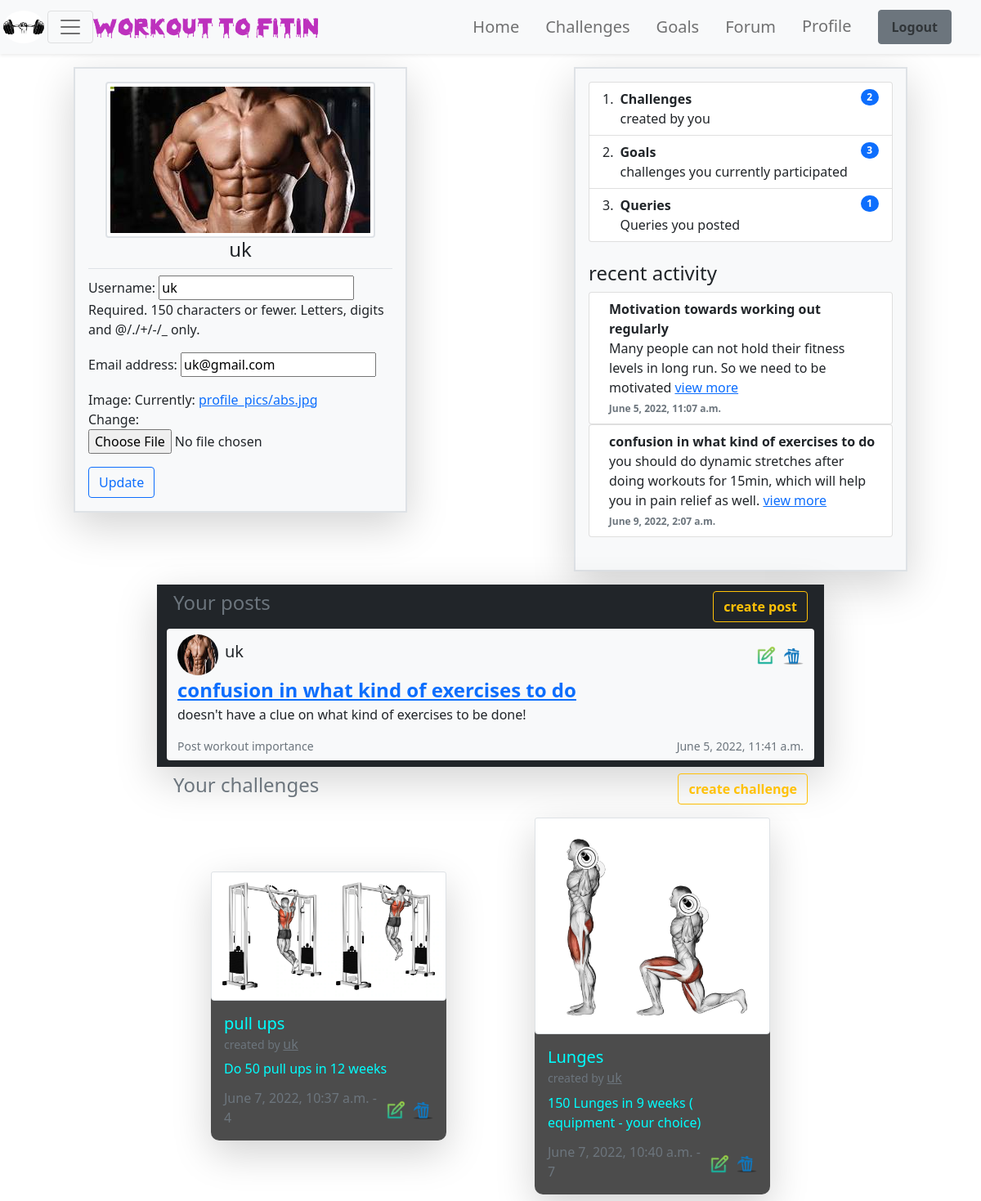
/profile/ (signed in), run on the app's committed database.
### users/models.py (models this page shows, shortened)
class Profile(models.Model) :
    user = models.OneToOneField(User,on_delete=models.CASCADE)
    image = models.ImageField(default='profile_pics/default.jpg',upload_to='profile_pics')

### myapp/models.py (models this page shows, shortened)
class Message(models.Model) :
    user = models.ForeignKey(User,on_delete=models.CASCADE)
    room = models.ForeignKey(Room,on_delete=models.CASCADE)
    body = models.TextField()
    updated = models.DateTimeField(auto_now=True) # it will updated every single time when it is saved
    created = models.DateTimeField(auto_now_add=True) # initial time stamp
    class Meta :
        ordering = ['updated','created']

class Room(models.Model) :
    host = models.ForeignKey(User,on_delete=models.SET_NULL,null=True)
    topic = models.ForeignKey(Topic,on_delete=models.SET_NULL,null=True)
    name = models.CharField(max_length=200)
    description = models.TextField(null=True,blank=True) # null is allowed , submitting blank form is allowed
    updated = models.DateTimeField(auto_now=True) # it will updated every single time when it is saved
    created = models.DateTimeField(auto_now_add=True) # initial time stamp
    class Meta :
        ordering = ['updated','created']
    def __str__(self) -> str:
        return self.name

class Topic(models.Model) :
    name = models.CharField(max_length=200)
    def __str__(self) -> str:
        return self.name

class Challenges(models.Model) :
    title = models.CharField(max_length=100)
    description = models.TextField(blank=True)
    user = models.ForeignKey(User,on_delete=models.CASCADE)
    updated = models.DateTimeField(auto_now=True) # it will updated every single time when it is saved
    created = models.DateTimeField(auto_now_add=True) # initial time stamp
    image = models.ImageField(default='challenges/default.jpg',upload_to='challenges')
    class Meta :
        ordering = ['updated','created']

### users/views.py (the view)
# urls.py: path('profile/',user_views.profile,name='profile'),
@login_required
def profile(request) :
    challenges = Challenges.objects.filter(user = request.user)
    goals = Goals.objects.filter(participant = request.user)
    message = Message.objects.filter(user = request.user)
    rooms = Room.objects.filter(host=request.user)
    if request.method == 'POST' :
        u_form = UserUpdateForm(request.POST,
        request.FILES,
        instance=request.user)
        p_form = ProfileUpdateForm(request.POST,
        instance=request.user.profile)
        if u_form.is_valid() and p_form.is_valid() :
            u_form.save()
            p_form.save()
            return redirect('profile')
    else :
        u_form = UserUpdateForm(instance=request.user)
        p_form = ProfileUpdateForm(instance=request.user.profile)
    context = {
               'u_form' : u_form ,
               'p_form' : p_form,
               'challenges_count' : len(list(challenges)),
               'goals_count' : len(list(goals)),
               'messages' : message,
               'rooms_count' : len(list(rooms)),
               'rooms' : rooms,
               'challenges' : challenges
              }
    return render(request,'profile.html',context)

### users/forms.py
class UserUpdateForm(forms.ModelForm) :
    class Meta :
        model = User
        fields = ['username','email']

class ProfileUpdateForm(forms.ModelForm) :
    class Meta :
        model = Profile
        fields = ['image']

### templates/profile.html (shortened to what this page needs)
{% extends 'base.html' %}
{% load static %}
{% block content %}
<section class="row justify-content-around align-items-start">
   <div class="bg-light shadow-lg col-md-4 m-3 p-3 border-2 border">
   <div class="border-bottom text-center mb-2">
      <img  class="img-responsive img-thumbnail border border-2 " src="{{user.profile.image.url}}">
      <h4>{{user.username}}</h4>
   </div>
   <form method="POST" class="">
      {{u_form.as_p}}
      {{p_form.as_p}}
      <div class="form-group">
         <button class="btn btn-outline-primary" type="submit">Update</button>
      </div>
   </form>
   </div>
   <div class="bg-light shadow-lg col-md-4 m-3 p-3 border-2 border">
      <div>
      <ol class="list-group list-group-numbered">
         <li class="list-group-item d-flex justify-content-between align-items-start">
           <div class="ms-2 me-auto">
             <div class="fw-bold">Challenges</div>
             created by you
           </div>
           <span class="badge bg-primary rounded-pill">{{challenges_count}}</span>
         </li>
         <li class="list-group-item d-flex justify-content-between align-items-start">
            <div class="ms-2 me-auto">
              <div class="fw-bold">Goals</div>
              challenges you currently participated
            </div>
            <span class="badge bg-primary rounded-pill">{{goals_count}}</span>
          </li>
          <li class="list-group-item d-flex justify-content-between align-items-start">
            <div class="ms-2 me-auto">
              <div class="fw-bold">Queries</div>
              Queries you posted
            </div>
            <span class="badge bg-primary rounded-pill">{{rooms_count}}</span>
          </li>
      </ol>
   </div>
      <div class="my-4">
         <h4>recent activity</h4>
         {% for msg in messages %}
         <ul class="list-group">
            <li class="list-group-item">
              <div class="ms-2 me-auto">
                <div class="fw-bold">{{msg.room}}</div>
                {{msg.body}} <a href="{% url 'room' msg.room.id %}">view more</a>
              </div>
              <span class="badge  rounded-pill text-muted f-right">{{msg.updated}}</span>
            </li>
         </ul>
         {% endfor %}
      </div>
   </div>
   <div class="bg-dark shadow-lg col-md-8 text-muted">
      <div class="d-flex justify-content-between m-2">
         <h4 class="text-muted">Your posts </h4>
         <a href="{% url 'create_room' %}" class="btn btn-outline-warning fw-bold text-transform">create post</a>
     </div>
      {% for room in rooms %}
      <div class="my-2 btn bg-light" style="width:100%;display:block;text-align: left;">
         <div class="d-flex align-items-center">
         <div class="d-flex justify-content-start align-items-center ">
             <img style="width:50px;height:50px;border-radius:50%;display:inline" src="{{room.host.profile.image.url}}">
             <h5 class="mx-2">{{room.host.username}}</h5>
         </div>
         {% if request.user == room.host %}
         <div class="d-flex justify-content-between align-items-center" style="margin-left:auto;">
             <a class="text-decoration-none py-0 mx-2 imagehoverstyle" href="{% url 'update_room' room.id %}"><img style="width:25px;color:black;" src="{% static 'images/editicon.png' %}"></a>
             <a class="text-decoration-none py-0 imagehoverstyle" href="{% url 'delete_room' room.id %}"><img style="width:25px;color:black;" src="{% static 'images/deleteicon.png' %}"></a>
         </div>
         {% endif %}
        </div>
         <div class="">
             <a href="{% url 'room' room.id %}" class="d-block fw-bold fs-4">{{room.name}}</a>
             <p class="">{{room.description}}</p>
             <footer class="d-flex justify-content-between align-items-center">
                <small class="text-muted">{{room.topic}}</small>
                <small class="text-muted">{{room.updated}}</small>
             </footer>
         </div>
     </div>
      {% endfor %}
   </div>
   <div class="col-md-8 col-11">
      <div class="d-flex justify-content-between m-2">
         <h4 class="text-muted">Your challenges</h4>
         <a href="{% url 'create_challenge' %}" class="btn btn-outline-warning fw-bold text-transform">create challenge</a>
     </div>
   <div class="d-flex justify-content-around align-items-center">
   {% for challenge in challenges %}
   <div class="m-2 cardhover shadow-lg mx-auto" style="width: 18rem;">
    <img class="card-img-top img-thumbnail img-responsive" src="{{challenge.image.url}}" />
    <div class="card-body">
      <h5 class="card-title">{{challenge.title}}</h5>
      <h6 class="card-subtitle mb-2 text-muted"><small>created by </small><a class='text-muted' href='{% url 'profile' %}' >{{challenge.user.username}}</a></h6>
      <p class="card-text">{{challenge.description}}</p>
      <div class="d-flex justify-content-between align-items-center">
          <p class="card-subtitle text-muted">{{challenge.updated}} - {{challenge.id}}</p>
          {% if request.user == challenge.user %}
                <div class="d-flex justify-content-between align-items-center" style="margin-left:auto;">
                    <a onclick="" class="text-decoration-none py-0 mx-2 imagehoverstyle" href="{% url 'challenge_update' challenge.id %}"><img style="width:25px;color:black;" src="{% static 'images/editicon.png' %}"></a>
                    <a class="text-decoration-none py-0 imagehoverstyle" href="{% url 'challenge_delete' challenge.id %}"><img style="width:25px;color:white;background-color:inherit;" src="{% static 'images/deleteicon.png' %}"></a>
                </div>
            {% endif %}
      </div>
    </div>
  </div>
   {% endfor %}
</div>
   </div>
</section>
{% endblock content %}

### static/css/main.css (style rules this page uses)
body { background-color: blue; }
.cardhover { transition: 0.5s; background-color: rgba(0,0,0,0.7); color:aqua; border-radius: 10px; }

### data on the page
Message: room "Motivation towards working out regularly", body "Many people can not hold their fitness levels in long run. So we need to be motivated", updated "June 5, 2022, 11:07 a.m."
Message: room "confusion in what kind of exercises to do", body "you should do dynamic stretches after doing workouts for 15min, which will help you in pain relief as well.", updated "June 9, 2022, 2:07 a.m."
Room: host.profile.image (picture), host.username "uk", name "confusion in what kind of exercises to do", description "doesn't have a clue on what kind of exercises to be done!", topic "Post workout importance", updated "June 5, 2022, 11:41 a.m."
Challenges: image (picture), title "pull ups", user.username "uk", description "Do 50 pull ups in 12 weeks", updated "June 7, 2022, 10:37 a.m.", id "4"
Challenges: image (picture), title "Lunges", user.username "uk", description "150 Lunges in 9 weeks ( equipment - your choice)", updated "June 7, 2022, 10:40 a.m.", id "7"

### other printed values
{{ user.username }} "uk"
{{ challenges_count }} "2"
{{ goals_count }} "3"
{{ rooms_count }} "1"
